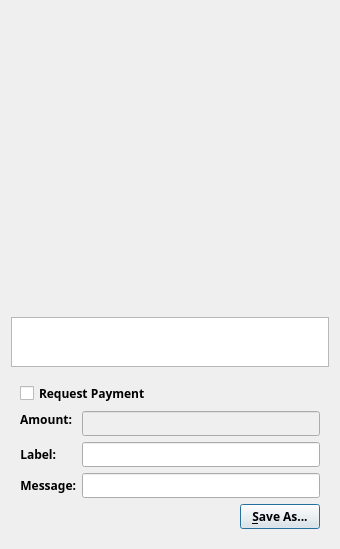
<?xml version="1.0" encoding="UTF-8"?>
<ui version="4.0">
 <class>QRCodeDialog</class>
 <widget class="QDialog" name="QRCodeDialog">
  <property name="geometry">
   <rect>
    <x>0</x>
    <y>0</y>
    <width>340</width>
    <height>534</height>
   </rect>
  </property>
  <property name="windowTitle">
   <string>QR Code Dialog</string>
  </property>
  <layout class="QVBoxLayout" name="verticalLayout_3">
   <item>
    <widget class="QLabel" name="lblQRCode">
     <property name="sizePolicy">
      <sizepolicy hsizetype="Expanding" vsizetype="Expanding">
       <horstretch>0</horstretch>
       <verstretch>0</verstretch>
      </sizepolicy>
     </property>
     <property name="minimumSize">
      <size>
       <width>300</width>
       <height>300</height>
      </size>
     </property>
     <property name="font">
      <font>
       <family>Typola</family>
       <weight>75</weight>
       <bold>true</bold>
      </font>
     </property>
     <property name="textFormat">
      <enum>Qt::PlainText</enum>
     </property>
     <property name="alignment">
      <set>Qt::AlignCenter</set>
     </property>
     <property name="wordWrap">
      <bool>true</bool>
     </property>
    </widget>
   </item>
   <item>
    <widget class="QPlainTextEdit" name="outUri">
     <property name="sizePolicy">
      <sizepolicy hsizetype="Expanding" vsizetype="Minimum">
       <horstretch>0</horstretch>
       <verstretch>0</verstretch>
      </sizepolicy>
     </property>
     <property name="minimumSize">
      <size>
       <width>0</width>
       <height>50</height>
      </size>
     </property>
     <property name="font">
      <font>
       <family>Typola</family>
       <weight>75</weight>
       <bold>true</bold>
      </font>
     </property>
     <property name="tabChangesFocus">
      <bool>true</bool>
     </property>
     <property name="textInteractionFlags">
      <set>Qt::TextSelectableByKeyboard|Qt::TextSelectableByMouse</set>
     </property>
    </widget>
   </item>
   <item>
    <widget class="QWidget" name="widget" native="true">
     <property name="font">
      <font>
       <family>Typola</family>
       <weight>75</weight>
       <bold>true</bold>
      </font>
     </property>
     <layout class="QVBoxLayout" name="verticalLayout_2">
      <item>
       <widget class="QCheckBox" name="chkReqPayment">
        <property name="enabled">
         <bool>true</bool>
        </property>
        <property name="font">
         <font>
          <family>Typola</family>
          <weight>75</weight>
          <bold>true</bold>
         </font>
        </property>
        <property name="text">
         <string>Request Payment</string>
        </property>
       </widget>
      </item>
      <item>
       <layout class="QFormLayout" name="formLayout">
        <property name="fieldGrowthPolicy">
         <enum>QFormLayout::AllNonFixedFieldsGrow</enum>
        </property>
        <item row="1" column="0">
         <widget class="QLabel" name="lblLabel">
          <property name="font">
           <font>
            <family>Typola</family>
            <weight>75</weight>
            <bold>true</bold>
           </font>
          </property>
          <property name="text">
           <string>Label:</string>
          </property>
          <property name="textFormat">
           <enum>Qt::PlainText</enum>
          </property>
          <property name="alignment">
           <set>Qt::AlignRight|Qt::AlignTrailing|Qt::AlignVCenter</set>
          </property>
          <property name="buddy">
           <cstring>lnLabel</cstring>
          </property>
         </widget>
        </item>
        <item row="1" column="1">
         <widget class="QLineEdit" name="lnLabel">
          <property name="font">
           <font>
            <family>Typola</family>
            <weight>75</weight>
            <bold>true</bold>
           </font>
          </property>
         </widget>
        </item>
        <item row="2" column="0">
         <widget class="QLabel" name="lblMessage">
          <property name="font">
           <font>
            <family>Typola</family>
            <weight>75</weight>
            <bold>true</bold>
           </font>
          </property>
          <property name="text">
           <string>Message:</string>
          </property>
          <property name="textFormat">
           <enum>Qt::PlainText</enum>
          </property>
          <property name="alignment">
           <set>Qt::AlignRight|Qt::AlignTrailing|Qt::AlignVCenter</set>
          </property>
          <property name="buddy">
           <cstring>lnMessage</cstring>
          </property>
         </widget>
        </item>
        <item row="2" column="1">
         <widget class="QLineEdit" name="lnMessage">
          <property name="font">
           <font>
            <family>Typola</family>
            <weight>75</weight>
            <bold>true</bold>
           </font>
          </property>
         </widget>
        </item>
        <item row="0" column="0">
         <widget class="QLabel" name="lblAmount">
          <property name="sizePolicy">
           <sizepolicy hsizetype="Preferred" vsizetype="Maximum">
            <horstretch>0</horstretch>
            <verstretch>0</verstretch>
           </sizepolicy>
          </property>
          <property name="font">
           <font>
            <family>Typola</family>
            <weight>75</weight>
            <bold>true</bold>
           </font>
          </property>
          <property name="text">
           <string>Amount:</string>
          </property>
          <property name="textFormat">
           <enum>Qt::PlainText</enum>
          </property>
          <property name="alignment">
           <set>Qt::AlignRight|Qt::AlignTrailing|Qt::AlignVCenter</set>
          </property>
          <property name="buddy">
           <cstring>lnReqAmount</cstring>
          </property>
         </widget>
        </item>
        <item row="0" column="1">
         <widget class="BitcoinAmountField" name="lnReqAmount">
          <property name="enabled">
           <bool>false</bool>
          </property>
          <property name="minimumSize">
           <size>
            <width>80</width>
            <height>0</height>
           </size>
          </property>
          <property name="font">
           <font>
            <family>Typola</family>
            <weight>75</weight>
            <bold>true</bold>
           </font>
          </property>
         </widget>
        </item>
       </layout>
      </item>
      <item>
       <layout class="QHBoxLayout" name="horizontalLayout">
        <item>
         <spacer name="horizontalSpacer">
          <property name="font">
           <font>
            <family>Typola</family>
            <weight>75</weight>
            <bold>true</bold>
           </font>
          </property>
          <property name="orientation">
           <enum>Qt::Horizontal</enum>
          </property>
          <property name="sizeHint" stdset="0">
           <size>
            <width>40</width>
            <height>20</height>
           </size>
          </property>
         </spacer>
        </item>
        <item>
         <widget class="QPushButton" name="btnSaveAs">
          <property name="font">
           <font>
            <family>Typola</family>
            <weight>75</weight>
            <bold>true</bold>
           </font>
          </property>
          <property name="text">
           <string>&amp;Save As...</string>
          </property>
         </widget>
        </item>
       </layout>
      </item>
     </layout>
    </widget>
   </item>
  </layout>
 </widget>
 <customwidgets>
  <customwidget>
   <class>BitcoinAmountField</class>
   <extends>QLineEdit</extends>
   <header>bitcoinamountfield.h</header>
   <container>1</container>
  </customwidget>
 </customwidgets>
 <resources/>
 <connections>
  <connection>
   <sender>chkReqPayment</sender>
   <signal>clicked(bool)</signal>
   <receiver>lnReqAmount</receiver>
   <slot>setEnabled(bool)</slot>
   <hints>
    <hint type="sourcelabel">
     <x>92</x>
     <y>285</y>
    </hint>
    <hint type="destinationlabel">
     <x>98</x>
     <y>311</y>
    </hint>
   </hints>
  </connection>
 </connections>
</ui>
